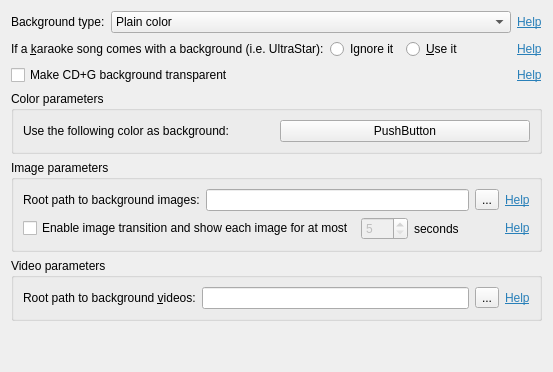
     <widget class="QWidget" name="tab_2">
      <attribute name="title">
       <string>Background</string>
      </attribute>
      <layout class="QVBoxLayout" name="verticalLayout_7">
       <item>
        <layout class="QHBoxLayout" name="horizontalLayout_10">
         <item>
          <widget class="QLabel" name="label">
           <property name="text">
            <string>Background type:</string>
           </property>
           <property name="buddy">
            <cstring>boxBackgroundType</cstring>
           </property>
          </widget>
         </item>
         <item>
          <widget class="QComboBox" name="boxBackgroundType">
           <property name="sizePolicy">
            <sizepolicy hsizetype="Preferred" vsizetype="Fixed">
             <horstretch>1</horstretch>
             <verstretch>0</verstretch>
            </sizepolicy>
           </property>
           <property name="whatsThis">
            <string>&lt;html&gt;&lt;head/&gt;&lt;body&gt;&lt;p&gt;You can specify one of three kinds of background for the player:&lt;/p&gt;&lt;ul&gt;&lt;li&gt;A plain color, meaning the whole screen will be colored in a specific color;&lt;li&gt;An image or set of images. You will specify a directory containing one or more image files, which could be animated and transition to different images (slideshow);&lt;li&gt;A video or set of videos. You will specify a directory containing one or more video files.&lt;/ul&gt;&lt;/body&gt;&lt;/html&gt;</string>
           </property>
           <item>
            <property name="text">
             <string>Plain color</string>
            </property>
           </item>
           <item>
            <property name="text">
             <string>Image or set of images with transitions</string>
            </property>
           </item>
           <item>
            <property name="text">
             <string>Video or set of videos</string>
            </property>
           </item>
          </widget>
         </item>
         <item>
          <widget class="LabelShowHelp" name="label_2">
           <property name="text">
            <string>&lt;html&gt;&lt;head/&gt;&lt;body&gt;&lt;p&gt;&lt;a href=&quot;background&quot;&gt;&lt;span style=&quot; text-decoration: underline; color:#2980b9;&quot;&gt;Help&lt;/span&gt;&lt;/a&gt;&lt;/p&gt;&lt;/body&gt;&lt;/html&gt;</string>
           </property>
           <property name="buddy">
            <cstring>boxBackgroundType</cstring>
           </property>
          </widget>
         </item>
        </layout>
       </item>
       <item>
        <layout class="QHBoxLayout" name="horizontalLayout_9">
         <item>
          <widget class="QLabel" name="label_13">
           <property name="text">
            <string>If a &amp;karaoke song comes with a background (i.e. UltraStar):</string>
           </property>
           <property name="buddy">
            <cstring>rbBackgroundIgnoreCustom</cstring>
           </property>
          </widget>
         </item>
         <item>
          <widget class="QRadioButton" name="rbBackgroundIgnoreCustom">
           <property name="whatsThis">
            <string>&lt;html&gt;&lt;head/&gt;&lt;body&gt;&lt;p&gt;Certain formats such as KaraFun, UltraStar and MP3+LRC allow the creator to specify a different background image, which is embedded into a file. This option controls which background would be shown when those karaoke files are played:&lt;/p&gt;&lt;p&gt;- If you set it to &amp;quot;&lt;span style=&quot; font-weight:600;&quot;&gt;Ignore it&lt;/span&gt;&amp;quot;, your background will always show on those songs, even if the creator embedded a background image into the Karaoke file.&lt;/p&gt;&lt;p&gt;- If you set it to &amp;quot;&lt;span style=&quot; font-weight:600;&quot;&gt;Use it&lt;/span&gt;&amp;quot;, and the Karaoke file contains a background, it will be shown instead of yours when this song is played.&lt;/p&gt;&lt;/body&gt;&lt;/html&gt;</string>
           </property>
           <property name="text">
            <string>Ignore it</string>
           </property>
          </widget>
         </item>
         <item>
          <widget class="QRadioButton" name="rbBackgroundUseCustom">
           <property name="text">
            <string>&amp;Use it</string>
           </property>
          </widget>
         </item>
         <item>
          <spacer name="horizontalSpacer_4">
           <property name="orientation">
            <enum>Qt::Horizontal</enum>
           </property>
           <property name="sizeHint" stdset="0">
            <size>
             <width>40</width>
             <height>20</height>
            </size>
           </property>
          </spacer>
         </item>
         <item>
          <widget class="LabelShowHelp" name="label_19">
           <property name="text">
            <string>&lt;html&gt;&lt;head/&gt;&lt;body&gt;&lt;p&gt;&lt;a href=&quot;background&quot;&gt;&lt;span style=&quot; text-decoration: underline; color:#2980b9;&quot;&gt;Help&lt;/span&gt;&lt;/a&gt;&lt;/p&gt;&lt;/body&gt;&lt;/html&gt;</string>
           </property>
           <property name="buddy">
            <cstring>rbBackgroundIgnoreCustom</cstring>
           </property>
          </widget>
         </item>
        </layout>
       </item>
       <item>
        <layout class="QHBoxLayout" name="horizontalLayout_5">
         <item>
          <widget class="QCheckBox" name="boxCDGtransparent">
           <property name="whatsThis">
            <string>&lt;html&gt;&lt;head/&gt;&lt;body&gt;&lt;p&gt;CD+G files come with its own background, which is typically black and fills up the whole screen. Therefore your background images or videos are not shown when CD+G files are played.&lt;/p&gt;&lt;p&gt;&lt;br/&gt;&lt;/p&gt;&lt;p&gt;Enabling this option &amp;quot;hacks&amp;quot; the CD+G format by making its background color transparent. This allows your background to be shown even when CD+G files are being played. However some CD+G formats might become difficult to read when this option is enabled.&lt;/p&gt;&lt;/body&gt;&lt;/html&gt;</string>
           </property>
           <property name="text">
            <string>Make CD+G background transparent</string>
           </property>
          </widget>
         </item>
         <item>
          <spacer name="horizontalSpacer_3">
           <property name="orientation">
            <enum>Qt::Horizontal</enum>
           </property>
           <property name="sizeHint" stdset="0">
            <size>
             <width>40</width>
             <height>20</height>
            </size>
           </property>
          </spacer>
         </item>
         <item>
          <widget class="LabelShowHelp" name="label_20">
           <property name="text">
            <string>&lt;html&gt;&lt;head/&gt;&lt;body&gt;&lt;p&gt;&lt;a href=&quot;background&quot;&gt;&lt;span style=&quot; text-decoration: underline; color:#2980b9;&quot;&gt;Help&lt;/span&gt;&lt;/a&gt;&lt;/p&gt;&lt;/body&gt;&lt;/html&gt;</string>
           </property>
           <property name="buddy">
            <cstring>boxCDGtransparent</cstring>
           </property>
          </widget>
         </item>
        </layout>
       </item>
       <item>
        <widget class="QGroupBox" name="groupBackgroundColor">
         <property name="title">
          <string>Color parameters</string>
         </property>
         <layout class="QHBoxLayout" name="horizontalLayout">
          <item>
           <widget class="QLabel" name="label_15">
            <property name="text">
             <string>Use the following color as background:</string>
            </property>
            <property name="buddy">
             <cstring>btnBackgroundColor</cstring>
            </property>
           </widget>
          </item>
          <item>
           <widget class="ColorButton" name="btnBackgroundColor">
            <property name="whatsThis">
             <string>Preview window text color for the text which has been sung.</string>
            </property>
            <property name="text">
             <string>PushButton</string>
            </property>
           </widget>
          </item>
         </layout>
        </widget>
       </item>
       <item>
        <widget class="QGroupBox" name="groupBackgroundImage">
         <property name="title">
          <string>Image parameters</string>
         </property>
         <layout class="QVBoxLayout" name="verticalLayout_2">
          <item>
           <layout class="QHBoxLayout" name="horizontalLayout_7">
            <item>
             <widget class="QLabel" name="label_16">
              <property name="text">
               <string>Root path to background images:</string>
              </property>
              <property name="buddy">
               <cstring>lePathImages</cstring>
              </property>
             </widget>
            </item>
            <item>
             <widget class="QLineEdit" name="lePathImages">
              <property name="whatsThis">
               <string>&lt;html&gt;&lt;head/&gt;&lt;body&gt;&lt;p&gt;Please specify the directory containing one or more images (or image directories) in JPG or PNG formats. All those images will be read, and if more than one image is present, they will be shown in a sequence.&lt;/p&gt;&lt;p&gt;Please choose the images carefully - a background image with many different details and bright colors distracts the singer and makes it hard to read the words.&lt;/p&gt;&lt;/body&gt;&lt;/html&gt;</string>
              </property>
             </widget>
            </item>
            <item>
             <widget class="QToolButton" name="btnBrowseImages">
              <property name="text">
               <string>...</string>
              </property>
              <property name="icon">
               <iconset resource="resources.qrc">
                <normaloff>:/images/icon_open_file.png</normaloff>:/images/icon_open_file.png</iconset>
              </property>
             </widget>
            </item>
            <item>
             <widget class="LabelShowHelp" name="label_21">
              <property name="text">
               <string>&lt;html&gt;&lt;head/&gt;&lt;body&gt;&lt;p&gt;&lt;a href=&quot;background&quot;&gt;&lt;span style=&quot; text-decoration: underline; color:#2980b9;&quot;&gt;Help&lt;/span&gt;&lt;/a&gt;&lt;/p&gt;&lt;/body&gt;&lt;/html&gt;</string>
              </property>
              <property name="buddy">
               <cstring>btnBrowseImages</cstring>
              </property>
             </widget>
            </item>
           </layout>
          </item>
          <item>
           <layout class="QHBoxLayout" name="horizontalLayout_11">
            <item>
             <widget class="QCheckBox" name="boxBackgroundTransitions">
              <property name="text">
               <string>Enable image transition and show each image for at most</string>
              </property>
             </widget>
            </item>
            <item>
             <widget class="QSpinBox" name="spinBackgroundDelay">
              <property name="enabled">
               <bool>false</bool>
              </property>
              <property name="whatsThis">
               <string>&lt;html&gt;&lt;head/&gt;&lt;body&gt;&lt;p&gt;The background image shown is typically only changed when the animation sequence ends. This option will also force to change the background image every specified number of seconds. Choose the large number if you have only few images, and a smaller number if you have a lot of images.&lt;/p&gt;&lt;/body&gt;&lt;/html&gt;</string>
              </property>
              <property name="minimum">
               <number>5</number>
              </property>
              <property name="maximum">
               <number>600</number>
              </property>
             </widget>
            </item>
            <item>
             <widget class="QLabel" name="label_3">
              <property name="text">
               <string>seconds</string>
              </property>
             </widget>
            </item>
            <item>
             <spacer name="horizontalSpacer_5">
              <property name="orientation">
               <enum>Qt::Horizontal</enum>
              </property>
              <property name="sizeHint" stdset="0">
               <size>
                <width>40</width>
                <height>20</height>
               </size>
              </property>
             </spacer>
            </item>
            <item>
             <widget class="LabelShowHelp" name="label_22">
              <property name="text">
               <string>&lt;html&gt;&lt;head/&gt;&lt;body&gt;&lt;p&gt;&lt;a href=&quot;background&quot;&gt;&lt;span style=&quot; text-decoration: underline; color:#2980b9;&quot;&gt;Help&lt;/span&gt;&lt;/a&gt;&lt;/p&gt;&lt;/body&gt;&lt;/html&gt;</string>
              </property>
              <property name="buddy">
               <cstring>spinBackgroundDelay</cstring>
              </property>
             </widget>
            </item>
           </layout>
          </item>
         </layout>
        </widget>
       </item>
       <item>
        <widget class="QGroupBox" name="groupBackgroundVideo">
         <property name="title">
          <string>Video parameters</string>
         </property>
         <layout class="QHBoxLayout" name="horizontalLayout_12">
          <item>
           <layout class="QHBoxLayout" name="horizontalLayout_8">
            <item>
             <widget class="QLabel" name="label_17">
              <property name="text">
               <string>Root path to background &amp;videos:</string>
              </property>
              <property name="buddy">
               <cstring>lePathVideos</cstring>
              </property>
             </widget>
            </item>
            <item>
             <widget class="QLineEdit" name="lePathVideos">
              <property name="whatsThis">
               <string>&lt;html&gt;&lt;head/&gt;&lt;body&gt;&lt;p&gt;Please specify the directory containing one or more video files (or directories with video files) in AVI, MP4 or MKV formats. All those videos will be read, and if more than one video is present, they will be shown in an order.&lt;/p&gt;&lt;p&gt;Please choose the videos carefully - a fast-pacing background video with a lot of actions and bright colors distracts the singer and makes it hard to read the words.&lt;/p&gt;&lt;p&gt;The background video may have sound, but it will be muted by the Player.&lt;/p&gt;&lt;/body&gt;&lt;/html&gt;</string>
              </property>
             </widget>
            </item>
            <item>
             <widget class="QToolButton" name="btnBrowseVideos">
              <property name="text">
               <string>...</string>
              </property>
              <property name="icon">
               <iconset>
                <normaloff>images/icon_open_file.png</normaloff>images/icon_open_file.png</iconset>
              </property>
             </widget>
            </item>
            <item>
             <widget class="LabelShowHelp" name="label_23">
              <property name="text">
               <string>&lt;html&gt;&lt;head/&gt;&lt;body&gt;&lt;p&gt;&lt;a href=&quot;background&quot;&gt;&lt;span style=&quot; text-decoration: underline; color:#2980b9;&quot;&gt;Help&lt;/span&gt;&lt;/a&gt;&lt;/p&gt;&lt;/body&gt;&lt;/html&gt;</string>
              </property>
              <property name="buddy">
               <cstring>lePathVideos</cstring>
              </property>
             </widget>
            </item>
           </layout>
          </item>
         </layout>
        </widget>
       </item>
       <item>
        <spacer name="verticalSpacer_4">
         <property name="orientation">
          <enum>Qt::Vertical</enum>
         </property>
         <property name="sizeHint" stdset="0">
          <size>
           <width>20</width>
           <height>40</height>
          </size>
         </property>
        </spacer>
       </item>
      </layout>
     </widget>
